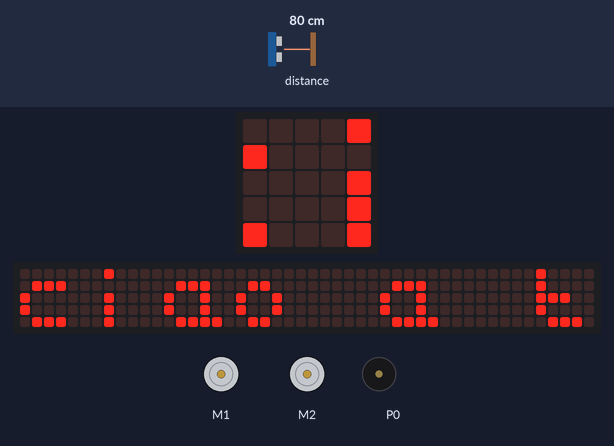
Simulated run of this program. Board: BBC micro:bit (MakeCode). On the bench: the board's 5×5 LED display, a strip that is not on the board, showing the scrolling text unrolled, 2 × DC motor (green arrow = forward, orange = backward, longer = faster), buzzer (waves = sounding). Inputs (shaded band) come from the test bench; at power-on: distance to the obstacle 80 cm. The 48×5 strip is a reading aid, not a part: it shows the text the display is scrolling, unrolled, one strip-width of it at a time.

Above: at 1.27 s.
1.3 s: distance to the obstacle set to 4 cm
At 12.9 s:
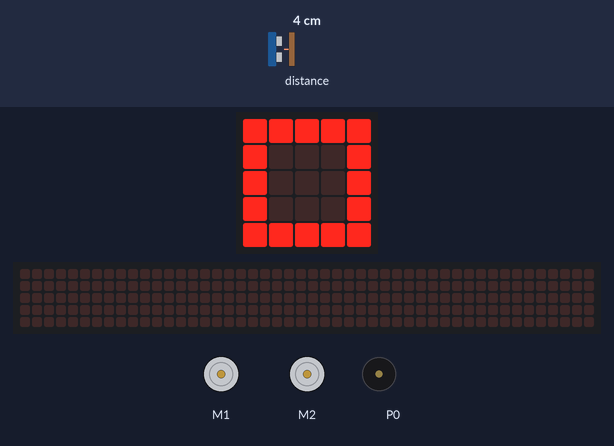
20.2 s: distance to the obstacle set to 2 cm
At 26.1 s:
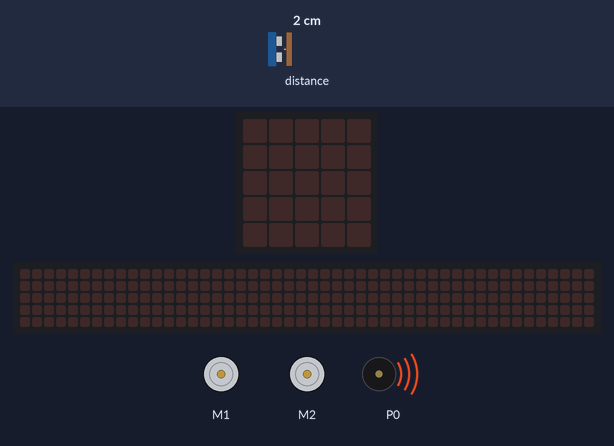
39.1 s: distance to the obstacle set to 35 cm
At 43.5 s:
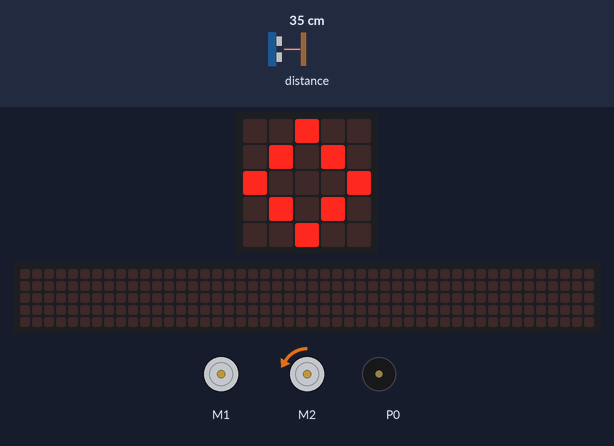
58.0 s: distance to the obstacle set to 9 cm
At 70.22 s:
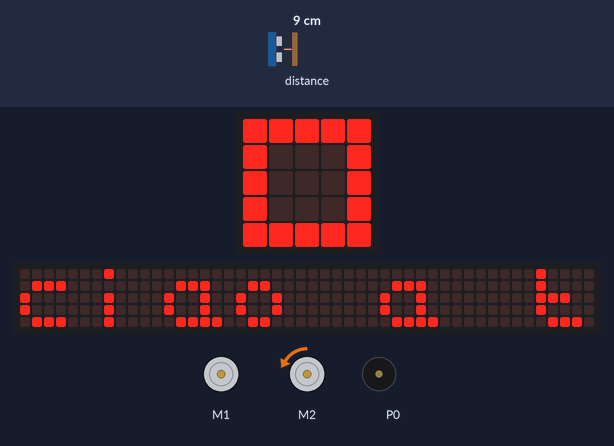
Timing chart, 0 to 71.7 s (numbered marks = the images above; inputs shaded):
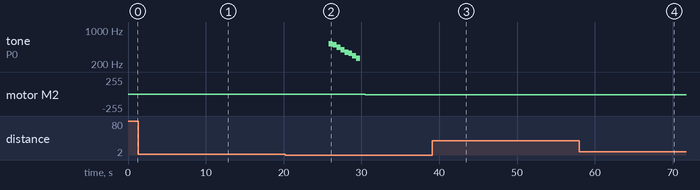

The program:

main.ts
```typescript
let distance3 = 0
let speed3 = 0
basic.forever(function () {
    basic.showString("ciao a tutti ")
    distance3 = maqueen.Ultrasonic(PingUnit.Centimeters)
    if (distance3 < 4) {
        music.playMelody("C5 B A G F E D C ", 120)
        basic.showIcon(IconNames.Chessboard)
        speed3 = 0
        maqueen.motorStop(maqueen.Motors.All)
        for (let index = 0; index < 4; index++) {
            maqueen.motorRun(maqueen.Motors.M2, maqueen.Dir.CCW, 10)
        }
    } else if (distance3 > 30) {
        basic.showIcon(IconNames.Diamond)
        speed3 = 255
    } else {
        speed3 = distance3 * 7
        basic.showIcon(IconNames.Square)
    }
})
```

test.ts
```typescript
// i test vanno qui; questi non saranno compilati quando questo pacchetto viene usato come estensione.
```

Measured:
- the behaviour switches between 4 and 3 cm on distance to the obstacle (found by bisection; images 1 and 2)
- after the input at 1.3 s, the display: first differs from a run without the input after 11.3 s (image 1)
- after the input at 20.2 s, tone on P0: plays 523 Hz for 0.51 s, 494 Hz for 0.51 s, 440 Hz for 0.51 s, 392 Hz for 0.51 s, 349 Hz for 0.51 s, 330 Hz for 0.51 s … (8 notes in this stretch), starting after 5.6 s; motor M2: stopped → backward 10/255 after 10.3 s
- after the input at 39.1 s, tone on P0: stops changing and stays silent; motor M2: stays backward 10/255 (without the input it goes to stopped after 8.6 s); the display: first differs from a run without the input after 4.0 s (image 3)
- after the input at 58.0 s, the display: first differs from a run without the input after 11.5 s (image 4 shows a later state)
- what the display in image 1 shows lasts 0.6 s, from 12.6 s to 13.2 s
- what the display in image 2 shows lasts 4.1 s, from 25.8 s to 29.9 s
